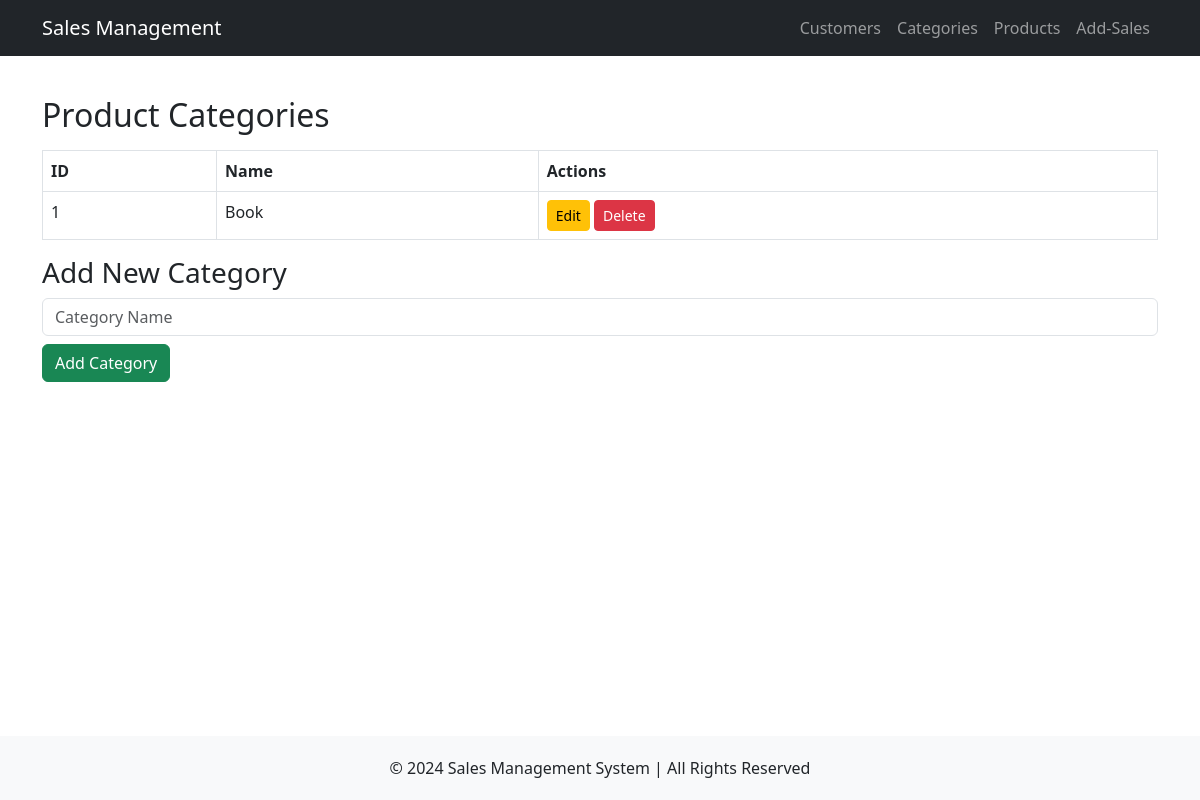
The page /categories on the database as committed earlier.
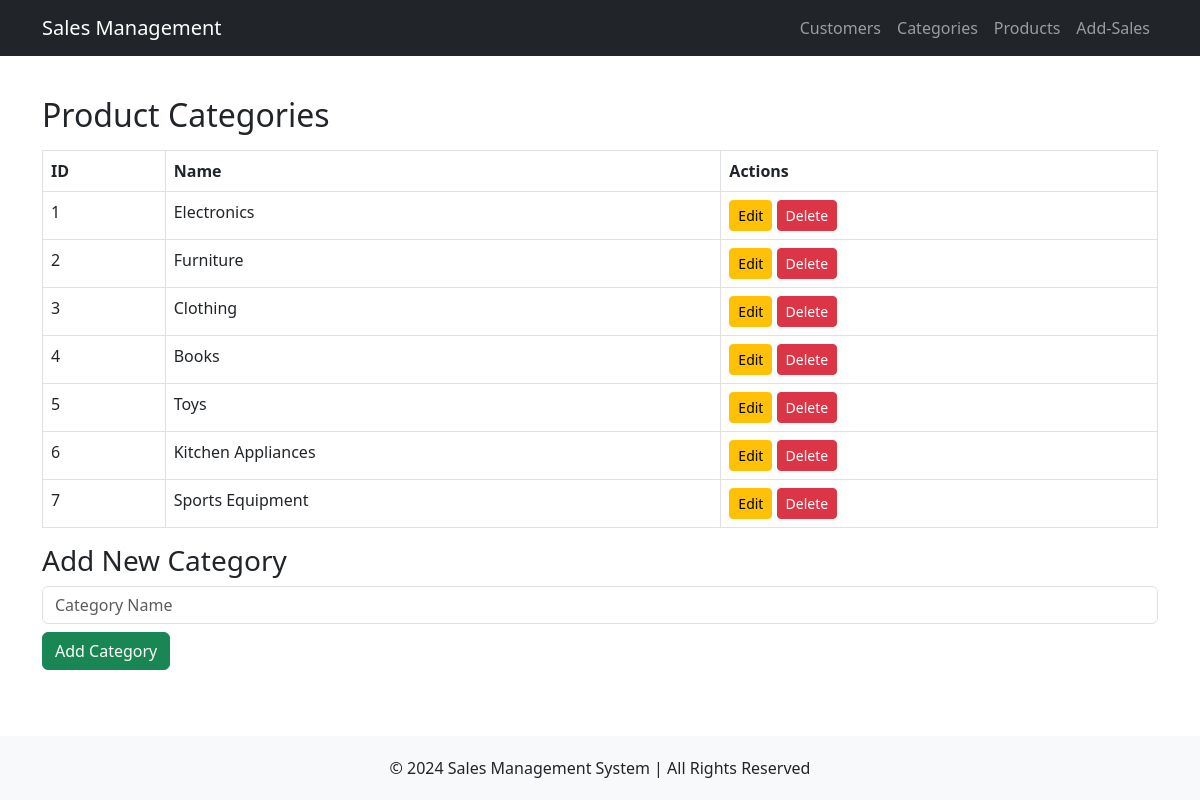
The same page on the database as committed later.
### tables this page shows
CREATE TABLE Product_categories (
    proc_id INTEGER PRIMARY KEY AUTOINCREMENT,
    name TEXT NOT NULL UNIQUE
);

### routes/product_categories.py (the view)
@category_bp.route('/categories')
def categories():
    try:
        conn = get_db_connection()
        categories = conn.execute('SELECT * FROM Product_categories').fetchall()
        conn.close()
        return render_template('categories.html', categories=categories)
    except Exception as e:
        flash(f"Error: {str(e)}", 'danger')
        return render_template('categories.html', categories=[])

### routes/product_categories.py (called while the page is built)
def get_db_connection():
    conn = sqlite3.connect(DATABASE)
    conn.row_factory = sqlite3.Row
    return conn

### templates/categories.html
{% extends 'base.html' %}
{% block content %}
    <h2>Product Categories</h2>
    <table class='table table-bordered mt-3'>
        <thead>
            <tr>
                <th>ID</th>
                <th>Name</th>
                <th>Actions</th>
            </tr>
        </thead>
        <tbody>
            {% for category in categories %}
            <tr>
                <td>{{ category['proc_id'] }}</td>
                <td>{{ category['name'] }}</td>
                <td>
                    <a href='/edit_category/{{ category["proc_id"] }}' class='btn btn-warning btn-sm'>Edit</a>
                    <a href='/delete_category/{{ category["proc_id"] }}' class='btn btn-danger btn-sm'>Delete</a>
                </td>
            </tr>
            {% endfor %}
        </tbody>
    </table>
    <h3>Add New Category</h3>
    <form action='/add_category' method='post'>
        <input type='text' name='name' placeholder='Category Name' required class='form-control mb-2'>
        <button type='submit' class='btn btn-success'>Add Category</button>
    </form>
{% endblock %}

### templates/base.html (shortened to what this page needs)
<!DOCTYPE html>
<html lang="en">
<head>
    <link href="https://cdn.jsdelivr.net/npm/bootstrap@5.3.0/dist/css/bootstrap.min.css" rel="stylesheet">
</head>
<body>
    <nav class="navbar navbar-expand-lg navbar-dark bg-dark">
        <div class="container">
            <a class="navbar-brand" href="/">Sales Management</a>
            <div class="collapse navbar-collapse" id="navbarNav">
                <ul class="navbar-nav ms-auto">
                    <li class="nav-item"><a class="nav-link" href="/customers">Customers</a></li>
                    <li class="nav-item"><a class="nav-link" href="/categories">Categories</a></li>
                    <li class="nav-item"><a class="nav-link" href="/products">Products</a></li>
                    <li class="nav-item"><a class="nav-link" href="/add_sales_transaction">Add-Sales</a></li>
                </ul>
            </div>
        </div>
    </nav>
    <div class="container content mt-4">
        {% block content %} {% endblock %}
    </div>
    <footer class="footer mt-5">
        <div class="container">
            <p class="mb-0">© 2024 Sales Management System | All Rights Reserved</p>
        </div>
    </footer>
</body>
</html>

### templates/base.html (style rules this page uses)
body { display: flex; flex-direction: column; min-height: 100vh; }
.content { flex: 1; }
.footer { background: #f8f9fa; padding: 20px 0; text-align: center; margin-top: auto; }

Rows that differ between the two databases and show on the page:
changed Product_categories id 1: name "Book" → "Electronics"
added Product_categories: proc_id "2", name "Furniture"
added Product_categories: proc_id "3", name "Clothing"
added Product_categories: proc_id "4", name "Books"
added Product_categories: proc_id "5", name "Toys"
added Product_categories: proc_id "6", name "Kitchen Appliances"
added Product_categories: proc_id "7", name "Sports Equipment"
